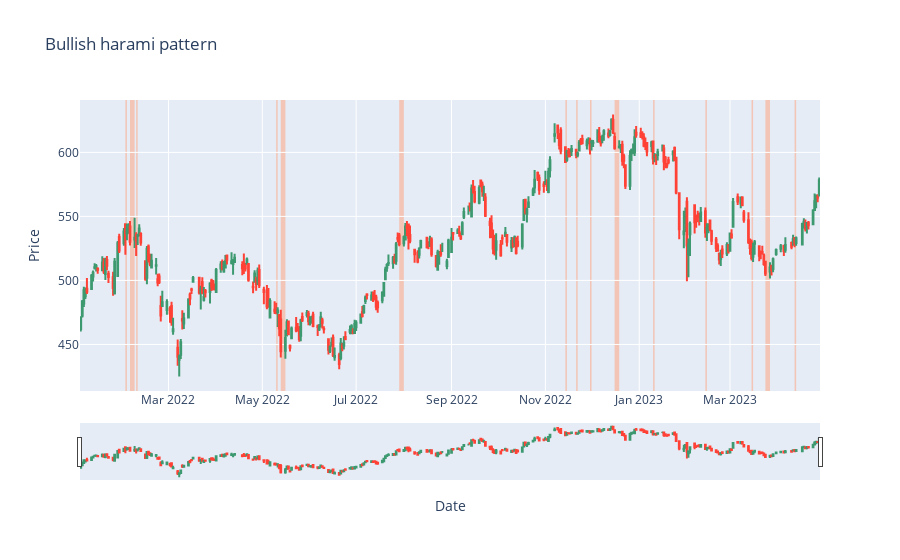

The notebook cell saved with this chart:
### Code cell
display_pattern(df, bullish_harami, "Bullish harami")

### Figure 1 — Plotly figure (JSON) as saved in the notebook; plotly's stock layout.template omitted (floating-point values rounded to 4 significant figures; data arrays with more than 128 entries replaced by an {"elided": "..."} marker saying what was removed)
{"data": [{"close": {"elided": "327 float values"}, "high": {"elided": "327 float values"}, "low": {"elided": "327 float values"}, "open": {"elided": "327 float values"}, "type": "candlestick", "x": {"elided": "327 str values"}}], "layout": {"shapes": [{"fillcolor": "LightSalmon", "layer": "below", "line": {"width": 0}, "opacity": 0.5, "type": "rect", "x0": "2022-02-01T00:00:00", "x1": "2022-02-02T00:00:00", "xref": "x", "y0": 0, "y1": 1, "yref": "y domain"}, {"fillcolor": "LightSalmon", "layer": "below", "line": {"width": 0}, "opacity": 0.5, "type": "rect", "x0": "2022-02-04T00:00:00", "x1": "2022-02-07T00:00:00", "xref": "x", "y0": 0, "y1": 1, "yref": "y domain"}, {"fillcolor": "LightSalmon", "layer": "below", "line": {"width": 0}, "opacity": 0.5, "type": "rect", "x0": "2022-02-08T00:00:00", "x1": "2022-02-09T00:00:00", "xref": "x", "y0": 0, "y1": 1, "yref": "y domain"}, {"fillcolor": "LightSalmon", "layer": "below", "line": {"width": 0}, "opacity": 0.5, "type": "rect", "x0": "2022-05-10T00:00:00", "x1": "2022-05-11T00:00:00", "xref": "x", "y0": 0, "y1": 1, "yref": "y domain"}, {"fillcolor": "LightSalmon", "layer": "below", "line": {"width": 0}, "opacity": 0.5, "type": "rect", "x0": "2022-05-13T00:00:00", "x1": "2022-05-16T00:00:00", "xref": "x", "y0": 0, "y1": 1, "yref": "y domain"}, {"fillcolor": "LightSalmon", "layer": "below", "line": {"width": 0}, "opacity": 0.5, "type": "rect", "x0": "2022-07-29T00:00:00", "x1": "2022-08-01T00:00:00", "xref": "x", "y0": 0, "y1": 1, "yref": "y domain"}, {"fillcolor": "LightSalmon", "layer": "below", "line": {"width": 0}, "opacity": 0.5, "type": "rect", "x0": "2022-11-14T00:00:00", "x1": "2022-11-15T00:00:00", "xref": "x", "y0": 0, "y1": 1, "yref": "y domain"}, {"fillcolor": "LightSalmon", "layer": "below", "line": {"width": 0}, "opacity": 0.5, "type": "rect", "x0": "2022-11-21T00:00:00", "x1": "2022-11-22T00:00:00", "xref": "x", "y0": 0, "y1": 1, "yref": "y domain"}, {"fillcolor": "LightSalmon", "layer": "below", "line": {"width": 0}, "opacity": 0.5, "type": "rect", "x0": "2022-11-30T00:00:00", "x1": "2022-12-01T00:00:00", "xref": "x", "y0": 0, "y1": 1, "yref": "y domain"}, {"fillcolor": "LightSalmon", "layer": "below", "line": {"width": 0}, "opacity": 0.5, "type": "rect", "x0": "2022-12-16T00:00:00", "x1": "2022-12-19T00:00:00", "xref": "x", "y0": 0, "y1": 1, "yref": "y domain"}, {"fillcolor": "LightSalmon", "layer": "below", "line": {"width": 0}, "opacity": 0.5, "type": "rect", "x0": "2023-01-10T00:00:00", "x1": "2023-01-11T00:00:00", "xref": "x", "y0": 0, "y1": 1, "yref": "y domain"}, {"fillcolor": "LightSalmon", "layer": "below", "line": {"width": 0}, "opacity": 0.5, "type": "rect", "x0": "2023-02-13T00:00:00", "x1": "2023-02-14T00:00:00", "xref": "x", "y0": 0, "y1": 1, "yref": "y domain"}, {"fillcolor": "LightSalmon", "layer": "below", "line": {"width": 0}, "opacity": 0.5, "type": "rect", "x0": "2023-03-15T00:00:00", "x1": "2023-03-16T00:00:00", "xref": "x", "y0": 0, "y1": 1, "yref": "y domain"}, {"fillcolor": "LightSalmon", "layer": "below", "line": {"width": 0}, "opacity": 0.5, "type": "rect", "x0": "2023-03-24T00:00:00", "x1": "2023-03-27T00:00:00", "xref": "x", "y0": 0, "y1": 1, "yref": "y domain"}, {"fillcolor": "LightSalmon", "layer": "below", "line": {"width": 0}, "opacity": 0.5, "type": "rect", "x0": "2023-04-12T00:00:00", "x1": "2023-04-13T00:00:00", "xref": "x", "y0": 0, "y1": 1, "yref": "y domain"}], "title": {"text": "Bullish harami pattern"}, "xaxis": {"title": {"text": "Date"}}, "yaxis": {"title": {"text": "Price"}}}}
